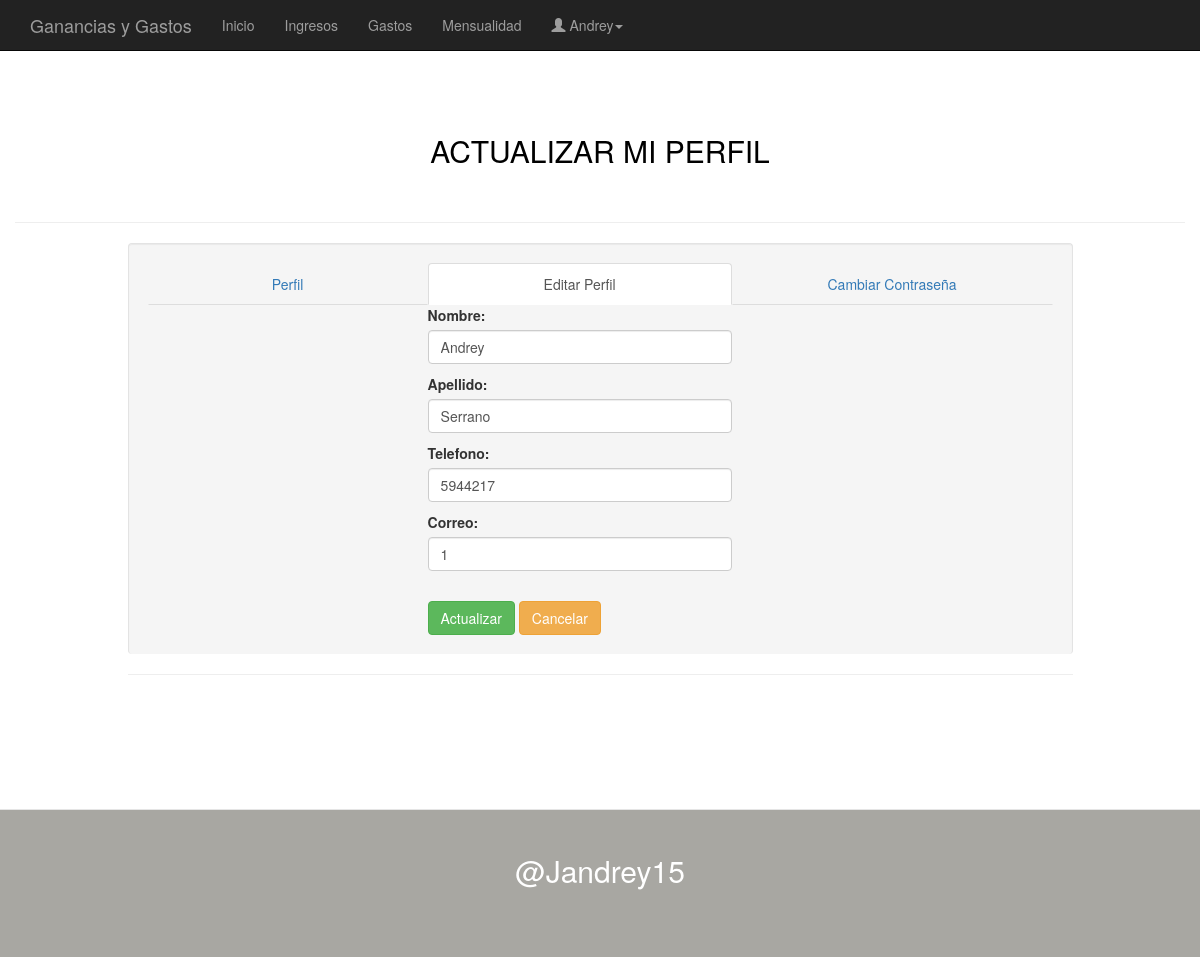
/perfil/actualizar-perfil/2/ (signed in), run on an earlier commit of the app's database.
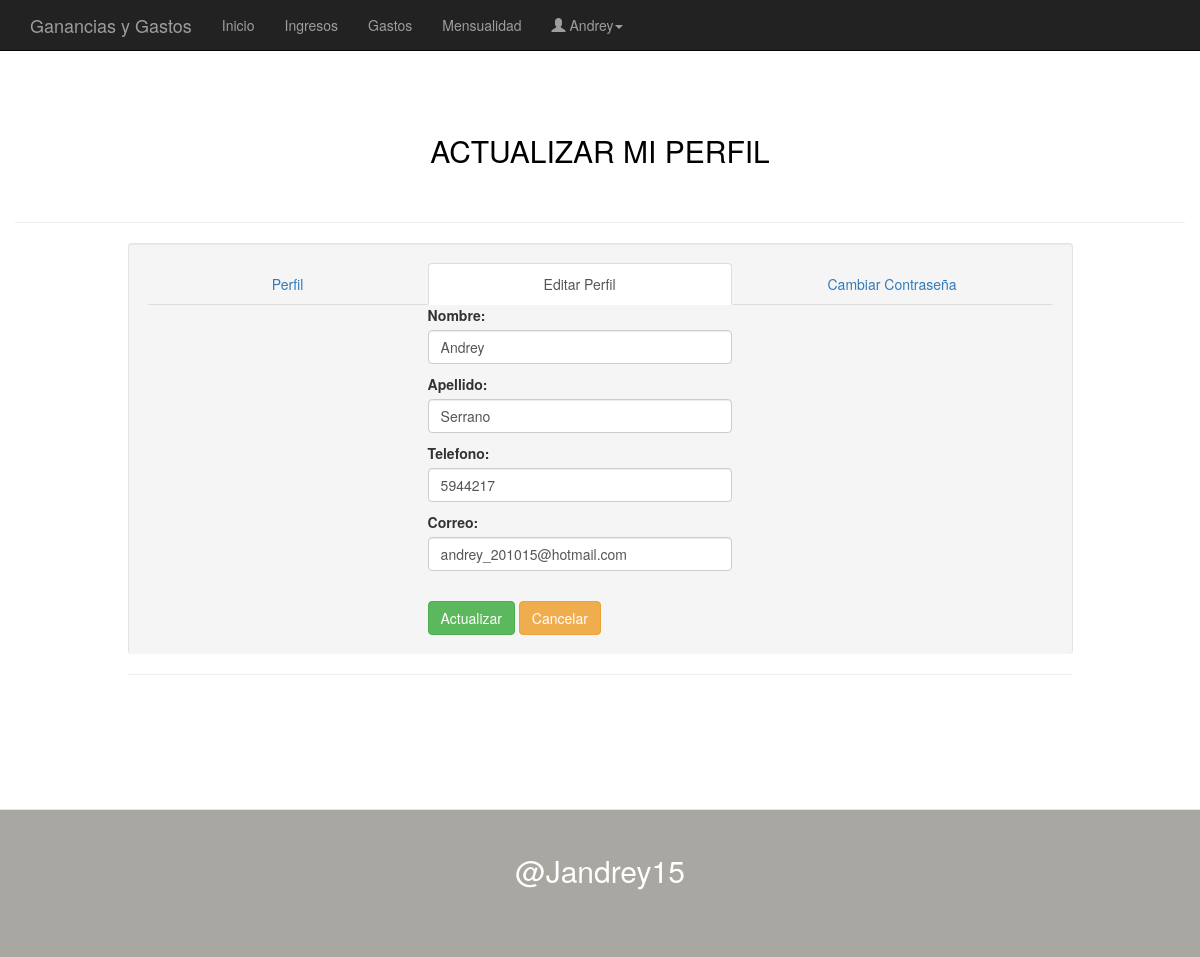
And on a later commit of the database.
### apps/usuarios/models.py (models this page shows, shortened)
class Perfiles(models.Model):
	usuario = models.OneToOneField(User)
	nombre = models.CharField(max_length=20)
	apellido = models.CharField(max_length=25)
	telefono = models.IntegerField()
	correo = models.EmailField(max_length=70)

### apps/usuarios/views.py (the view, shortened to what this page needs)
# urls.py: url(r'^perfil/actualizar-perfil/(?P<id_user>\d+)/$', 'apps.usuarios.views.ActualizarPerfil', name="actulizar-perfil"),
@login_required()
def ActualizarPerfil(request, id_user):
    p = get_object_or_404(Perfiles, id=id_user)
    if request.method == 'GET':
        formulario = EditarPerfil(initial={
                'nombre':p.nombre,
                'apellido':p.apellido,
                'telefono':p.telefono,
                'correo':p.correo
            })
    ctx = {'formulario':formulario,'perfiles':p}
    return render_to_response('usuarios/actualizarPerfil.html', ctx, context_instance=RequestContext(request))

### apps/usuarios/forms.py
class EditarPerfil(forms.Form):
    nombre = forms.CharField(
        max_length=20,
        widget=forms.TextInput(attrs={'class': 'form-control'}))
    apellido = forms.CharField(
        max_length=25,
        widget=forms.TextInput(attrs={'class': 'form-control'}))
    telefono = forms.IntegerField(widget=forms.TextInput(attrs={'class': 'form-control'}))
    correo = forms.CharField(
        max_length=50,
        widget=forms.TextInput(attrs={'class': 'form-control'}))

### diarias/templates/usuarios/actualizarPerfil.html (shortened to what this page needs)
{% extends "base.html" %}
{% block cabezera %}
	<h2 id="titulos">ACTUALIZAR MI PERFIL</h2>
{% endblock  %}
{% block contenido %}
	<hr></hr>
	<article class="col-md-1"></article>
	<article class="col-md-10">
		<ul class="nav nav-tabs nav-justified well">
  			<li role="presentation"> <a href="/perfil">Perfil</a></li>
  			<li role="presentation" class="active"><a href="">Editar Perfil</a>
				{% if user.perfiles.id == user.id %}
					<form class="form-horizontal" id="formulario" method="post" action="">{% csrf_token %}
						{{formulario.as_p}}
						<br>
						<button type="submit" class="btn btn-success">Actualizar</button>
						<a href="/perfil" class="btn btn-warning" type="submit">Cancelar</a>
					</form>
				{% endif %}
  			</li>
  			<li role="presentation"><a href="/perfil/cambiar-clave/">Cambiar Contraseña</a></li>
		</ul>
		<hr></hr>
	</article>
{% endblock %}

### diarias/templates/base.html (shortened to what this page needs)
<!DOCTYPE HTML>
<html lang="es">
<head>
	<link rel="stylesheet" type="text/css" href="{{STATIC_URL}}css/bootstrap.min.css">
	<link rel="stylesheet" type="text/css" href="{{STATIC_URL}}css/estilos.css">
</head>
<body>
	<header>
		<nav class="navbar navbar-inverse navbar-fixed-top" id="cabezera-menu">
		  <div class="container">
		    <div class="navbar-header divider">
		      <a class="navbar-brand" href="/menu">Ganancias y Gastos
		      </a>
		    </div>
		    <div class="collapse navbar-collapse" id="navbar-1">
		      <ul class="nav navbar-nav">
		        <li><a href="/menu">Inicio <span class="sr-only">(current)</span></a></li>
		        <li><a href="/ver-ganancias/">Ingresos</a></li>
		         <li><a href="/ver-gastos/">Gastos</a></li>
		         <li><a href="#">Mensualidad</a></li>
		        <li class="dropdown">
		          <a href="#" class="dropdown-toggle" data-toggle="dropdown" role="button" aria-haspopup="true" aria-expanded="false"><i class="glyphicon glyphicon-user "></i> {{user.username|capfirst}}<span class="caret"></span></a>
		        </li>
		      </ul>
		    </div>
		  </div>
		</nav>
	</header>
		<div class="container">
			<section class="main row">
				{% block cabezera %} {% endblock %}
				{% block contenido %} {% endblock %}
			</section>
		</div>
	<footer id="pieMenu">
		<h2>@Jandrey15</h2>
	</footer>
</body>
</html>

### diarias/static/css/estilos.css (style rules this page uses)
#titulos { padding-bottom: 3%; text-align: center; color: #000; }
.main { margin-top: 10%; }
#pieMenu { padding-top: 2%; padding-bottom: 5%; color: white; text-align: center; width: 100%; border-top: 1px solid #e5e5e5; background: rgba(83, 81, 70, 0.5); bottom:0!important; margin-bottom: -5%; position: relative; }

What changed in the data, as far as the page shows it:
changed Perfiles "Andrey": correo "1" → "andrey_201015@hotmail.com"
